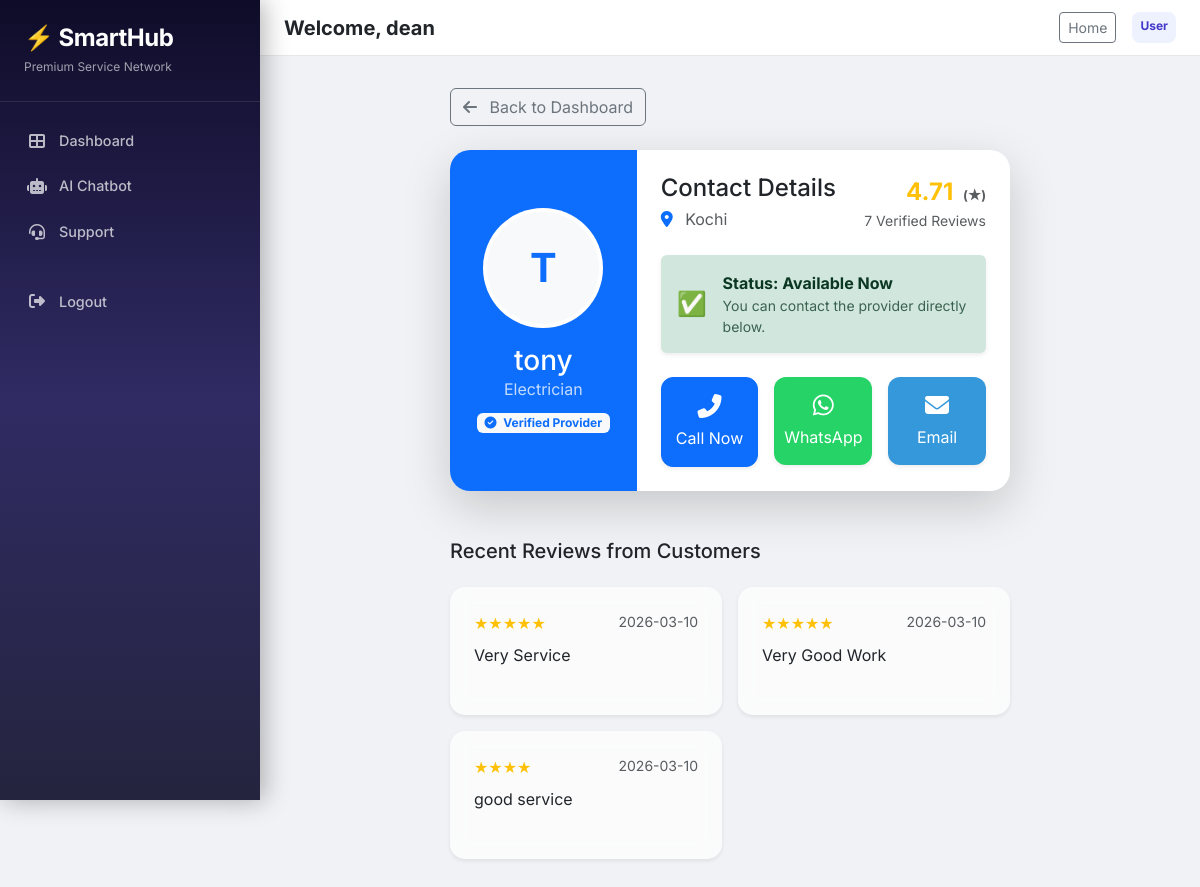
/provider/4/contact (signed in), run on the app's committed database.
### app.py (models this page shows)
class User(db.Model, UserMixin):
    id = db.Column(db.Integer, primary_key=True)
    username = db.Column(db.String(20), unique=True, nullable=False)
    email = db.Column(db.String(120), unique=True, nullable=False)
    password = db.Column(db.String(60), nullable=False)
    role = db.Column(db.String(20), nullable=False)
    service_type = db.Column(db.String(50), nullable=True)
    location_name = db.Column(db.String(100), nullable=True)
    lat = db.Column(db.Float, nullable=True)
    lon = db.Column(db.Float, nullable=True)
    rating = db.Column(db.Float, default=4.5)
    phone = db.Column(db.String(20), nullable=True)
    is_verified = db.Column(db.Boolean, default=False)
    is_available = db.Column(db.Boolean, default=True)
    verification_file = db.Column(db.String(100), nullable=True)

class Review(db.Model):
    id = db.Column(db.Integer, primary_key=True)
    rating = db.Column(db.Integer, nullable=False)
    comment = db.Column(db.Text, nullable=True)
    reviewer_id = db.Column(db.Integer, db.ForeignKey('user.id'), nullable=False)
    provider_id = db.Column(db.Integer, db.ForeignKey('user.id'), nullable=False)
    created_at = db.Column(db.DateTime, default=db.func.current_timestamp())

### app.py (the view)
@app.route('/provider/<int:provider_id>/contact')
@login_required
def contact_provider(provider_id):
    provider = User.query.get_or_404(provider_id)
    if provider.role != 'provider':
        flash('User is not a service provider.', 'danger')
        return redirect(url_for('dashboard'))
    reviews = Review.query.filter_by(provider_id=provider.id).order_by(Review.created_at.desc()).limit(3).all()
    review_count = Review.query.filter_by(provider_id=provider.id).count()
    return render_template('contact_provider.html', provider=provider, reviews=reviews, review_count=review_count)

### app.py (called while the page is built)
@login_manager.user_loader
def load_user(user_id):
    return User.query.get(int(user_id))

### templates/contact_provider.html (shortened to what this page needs)
{% extends "base.html" %}
{% block content %}
<div class="row justify-content-center">
    <div class="col-md-8">
        <a href="{{ url_for('dashboard') }}" class="btn btn-outline-secondary mb-4">
            <i class="fas fa-arrow-left me-2"></i> Back to Dashboard
        </a>
        <div class="admin-card border-0 shadow-lg overflow-hidden" style="border-radius: 20px; background: #fff;">
            <div class="row g-0">
                <div class="col-md-4 bg-primary d-flex flex-column align-items-center justify-content-center py-5 text-white">
                    <div class="rounded-circle bg-white p-1 mb-3" style="width: 120px; height: 120px;">
                        <div class="w-100 h-100 rounded-circle d-flex align-items-center justify-content-center bg-light text-primary fs-1 fw-bold">
                            {{ provider.username[0].upper() }}
                        </div>
                    </div>
                    <h3 class="mb-0">{{ provider.username }}</h3>
                    <p class="opacity-75 mb-0">{{ provider.service_type }}</p>
                    <div class="mt-2">
                        {% if provider.is_verified %}
                            <span class="badge bg-light text-primary"><i class="fas fa-check-circle me-1"></i> Verified Provider</span>
                        {% else %}
                            <span class="badge bg-warning text-dark"><i class="fas fa-clock me-1"></i> Pending Verification</span>
                        {% endif %}
                    </div>
                </div>
                <div class="col-md-8 p-4">
                    <div class="d-flex justify-content-between align-items-start mb-4">
                        <div>
                            <h4 class="text-dark mb-1">Contact Details</h4>
                            <p class="text-muted mb-0"><i class="fas fa-map-marker-alt me-2 text-primary"></i> {{ provider.location_name or 'Not specified' }}</p>
                        </div>
                        <div class="text-end">
                            <div class="fs-4 text-warning fw-bold">{{ provider.rating }} <small class="text-muted ms-1" style="font-size: 0.8rem;">(★)</small></div>
                            <div class="small text-muted">{{ review_count }} Verified Reviews</div>
                        </div>
                    </div>
                    <div class="alert {% if provider.is_available %}alert-success{% else %}alert-danger{% endif %} border-0 shadow-sm mb-4 d-flex align-items-center">
                        <div class="me-3 fs-4">
                            {% if provider.is_available %} ✅ {% else %} ⛔ {% endif %}
                        </div>
                        <div>
                            <strong>Status: {% if provider.is_available %} Available Now {% else %} Currently Busy {% endif %}</strong>
                            <div class="small opacity-75">You can contact the provider directly below.</div>
                        </div>
                    </div>
                    <div class="row g-3">
                        <div class="col-12 col-sm-4 text-center">
                            <a href="tel:{{ provider.phone }}" class="btn btn-primary w-100 py-3 shadow-sm d-flex flex-column align-items-center" style="border-radius: 12px; transition: transform 0.2s;">
                                <i class="fas fa-phone-alt fs-4 mb-2"></i>
                                <span>Call Now</span>
                            </a>
                        </div>
                        <div class="col-12 col-sm-4 text-center">
                            <a href="https://wa.me/{{ provider.phone }}" target="_blank" class="btn btn-success w-100 py-3 shadow-sm d-flex flex-column align-items-center" style="border-radius: 12px; transition: transform 0.2s; background: #25D366; border: none;">
                                <i class="fab fa-whatsapp fs-4 mb-2"></i>
                                <span>WhatsApp</span>
                            </a>
                        </div>
                        <div class="col-12 col-sm-4 text-center">
                            <a href="mailto:{{ provider.email }}" class="btn btn-info w-100 py-3 shadow-sm d-flex flex-column align-items-center text-white" style="border-radius: 12px; transition: transform 0.2s; background: #3498db; border: none;">
                                <i class="fas fa-envelope fs-4 mb-2"></i>
                                <span>Email</span>
                            </a>
                        </div>
                    </div>
                </div>
            </div>
        </div>
        <div class="mt-5">
            <h5 class="mb-4">Recent Reviews from Customers</h5>
            {% if reviews %}
                <div class="row g-3">
                {% for r in reviews %}
                    <div class="col-md-6">
                        <div class="admin-card border-0 shadow-sm h-100" style="border-radius: 15px; background: rgba(255,255,255,0.7); backdrop-filter: blur(10px);">
                            <div class="card-body">
                                <div class="d-flex justify-content-between mb-2">
                                    <div class="text-warning">
                                        {% for i in range(r.rating) %}★{% endfor %}
                                    </div>
                                    <small class="text-muted">{{ r.created_at.strftime('%Y-%m-%d') }}</small>
                                </div>
                                <p class="mb-0 text-dark">{{ r.comment }}</p>
                            </div>
                        </div>
                    </div>
                {% endfor %}
                </div>
            {% else %}
                <div class="text-muted p-4 text-center bg-white rounded-3 shadow-sm">
                    No reviews yet for this provider. Be the first to book and review!
                </div>
            {% endif %}
        </div>
    </div>
</div>
{% endblock %}

### templates/base.html (shortened to what this page needs)
<!DOCTYPE html>
<html lang="en">
<head>
    <link href="https://cdn.jsdelivr.net/npm/bootstrap@5.3.0/dist/css/bootstrap.min.css" rel="stylesheet">
    <link href="https://cdnjs.cloudflare.com/ajax/libs/font-awesome/6.5.1/css/all.min.css" rel="stylesheet">
</head>
<body>
    <div class="admin-wrapper">
        {% if current_user.is_authenticated %}
        <div class="admin-sidebar">
            <div class="sidebar-brand">
                <h4>⚡ SmartHub</h4>
                <small>Premium Service Network</small>
            </div>
            <ul class="sidebar-nav">
                {% if current_user.role == 'admin' %}
                    <li><a href="{{ url_for('admin_dashboard') }}" class="{% if request.path == url_for('admin_dashboard') %}active{% endif %}"><i class="fas fa-chart-pie"></i> Admin Panel</a></li>
                    <li><a href="{{ url_for('admin_dashboard') }}#tab-providers"><i class="fas fa-user-shield"></i> Providers</a></li>
                    <li><a href="{{ url_for('admin_dashboard') }}#tab-users"><i class="fas fa-users"></i> Users</a></li>
                    <li><a href="{{ url_for('admin_dashboard') }}#tab-bookings"><i class="fas fa-calendar-check"></i> Bookings</a></li>
                    <li><a href="{{ url_for('admin_dashboard') }}#tab-payments"><i class="fas fa-credit-card"></i> Payments</a></li>
                    <li><a href="{{ url_for('admin_dashboard') }}#tab-messages"><i class="fas fa-envelope"></i> Messages</a></li>
                {% else %}
                    <li><a href="{{ url_for('dashboard') }}" class="{% if request.path == url_for('dashboard') %}active{% endif %}"><i class="fas fa-th-large"></i> Dashboard</a></li>
                    <li><a href="{{ url_for('chatbot') }}" class="{% if request.path == url_for('chatbot') %}active{% endif %}"><i class="fas fa-robot"></i> AI Chatbot</a></li>
                    <li><a href="{{ url_for('contact') }}" class="{% if request.path == url_for('contact') %}active{% endif %}"><i class="fas fa-headset"></i> Support</a></li>
                {% endif %}
                <li class="mt-4"><a href="{{ url_for('logout') }}"><i class="fas fa-sign-out-alt"></i> Logout</a></li>
            </ul>
        </div>
        {% endif %}
        <div class="admin-main">
            {% if current_user.is_authenticated %}
            <div class="top-navbar">
                <h5 class="mb-0 fw-bold">Welcome, {{ current_user.username }}</h5>
                <div class="d-flex gap-3">
                    <a href="{{ url_for('home') }}" class="btn btn-sm btn-outline-secondary">Home</a>
                    <span class="badge bg-indigo-100 text-indigo-700 p-2" style="background:#eef2ff;color:#4338ca;border-radius:8px;">
                        {{ current_user.role|capitalize }}
                    </span>
                </div>
            </div>
            {% endif %}
            <div class="container-fluid">
                {% block content %}{% endblock %}
            </div>
        </div>
    </div>
</body>
</html>

### templates/base.html (style rules this page uses)
body { font-family: 'Inter', sans-serif; background: #f0f2f5; }
.admin-wrapper { display: flex; min-height: 100vh; }
.admin-sidebar { width: 260px; min-width: 260px; background: linear-gradient(180deg, #0f0c29, #302b63, #24243e); padding: 1.5rem 0; color: #fff; box-shadow: 4px 0 24px rgba(0,0,0,.3); position: sticky; top: 0; height: 100vh; overflow-y: auto; z-index: 1000; }
.admin-sidebar .sidebar-brand { padding: 0 1.5rem 1.5rem; border-bottom: 1px solid rgba(255,255,255,.1); margin-bottom: 1rem; }
.admin-sidebar .sidebar-brand h4 { margin: 0; font-weight: 700; letter-spacing: -0.5px; }
.admin-sidebar .sidebar-brand small { opacity: .6; font-size: .75rem; }
.sidebar-nav { list-style: none; padding: 0; margin: 0; }
.sidebar-nav li a { display: flex; align-items: center; gap: 12px; padding: 12px 24px; color: rgba(255,255,255,.7); text-decoration: none; font-weight: 500; font-size: .9rem; transition: all .25s ease; border-left: 3px solid transparent; }
.sidebar-nav li a i { width: 20px; text-align: center; font-size: 1rem; }
.admin-main { flex: 1; padding: 2rem; overflow-y: auto; }
.admin-card { border: none; border-radius: 16px; box-shadow: 0 2px 16px rgba(0,0,0,.06); background: #fff; overflow: hidden; margin-bottom: 1.5rem; }
.admin-card .card-body { padding: 1.5rem; }
.top-navbar { background: #fff; border-bottom: 1px solid #e5e7eb; padding: 0.75rem 1.5rem; margin: -2rem -2rem 2rem -2rem; display: flex; justify-content: space-between; align-items: center; }

### data on the page
User: username "dean", role "User"
User: username "T", username "tony", service_type "Electrician", location_name "Kochi", rating "4.71"
Review: created_at "2026-03-10", comment "Very Service"
Review: created_at "2026-03-10", comment "Very Good Work"
Review: created_at "2026-03-10", comment "good service"

### other printed values
{{ review_count }} "7"
